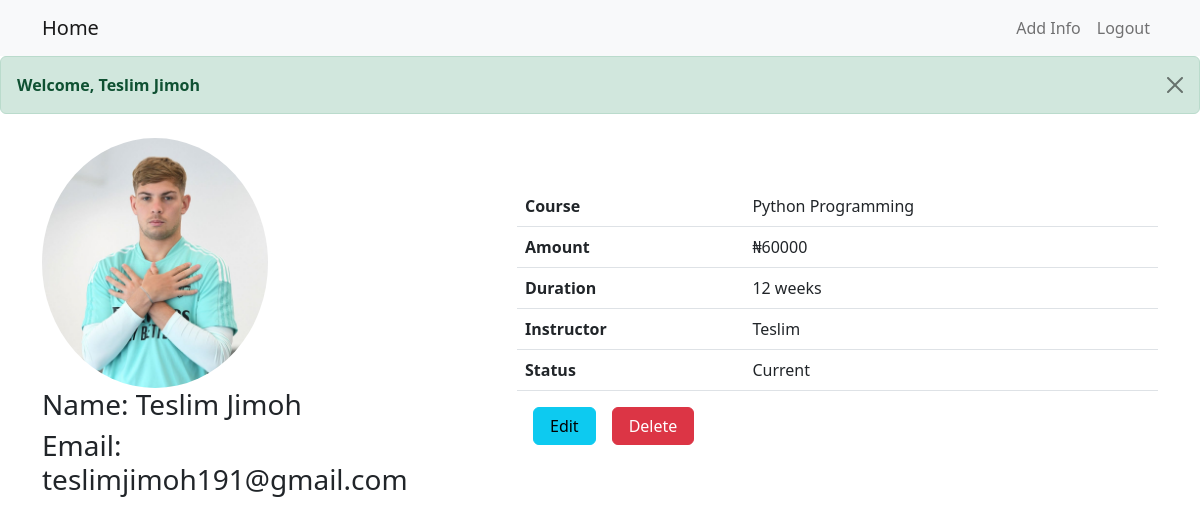
/index.php (signed in), run on an earlier commit of the app's database.
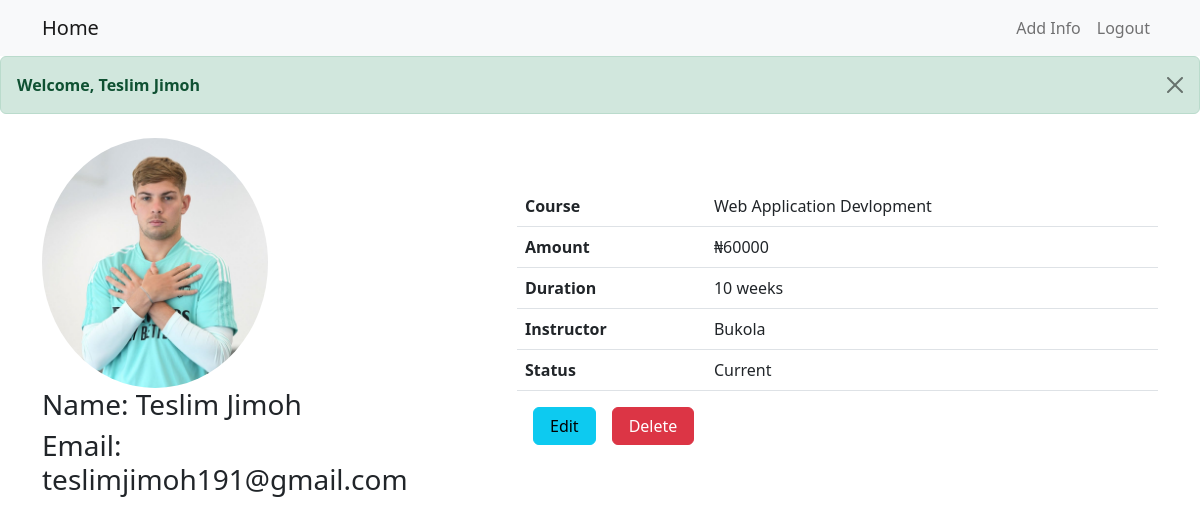
And on a later commit of the database.
### tables this page shows
CREATE TABLE `users` (
  `id` int(11) NOT NULL,
  `fullname` varchar(255) NOT NULL,
  `email` varchar(255) NOT NULL,
  `password` varchar(255) NOT NULL,
  `image_name` varchar(255) NOT NULL,
  `created_at` datetime NOT NULL DEFAULT current_timestamp()
);

CREATE TABLE `details` (
  `id` int(11) NOT NULL,
  `fullname` varchar(255) NOT NULL,
  `email` varchar(255) NOT NULL,
  `course` varchar(255) NOT NULL,
  `amount` varchar(255) NOT NULL,
  `duration` varchar(255) NOT NULL,
  `instructor` varchar(255) NOT NULL,
  `status` varchar(255) NOT NULL,
  `created_at` datetime NOT NULL DEFAULT current_timestamp()
);

### index.php (the view, shortened to what this page needs)
<?php
require('config/db.php');
$email = $_SESSION['email'];
if (!isset($_SESSION['email'])) {
    header("Refresh:0; url=login.php");
    echo "<script>alert('you dont have access to this resource')</script>";
}
else {
?>
<!DOCTYPE html>
<html lang="en">
<head>
<link href="https://cdn.jsdelivr.net/npm/bootstrap@5.2.0/dist/css/bootstrap.min.css" rel="stylesheet">
</head>
<body>
<nav class="navbar navbar-expand-lg bg-light">
  <div class="container-md">
  <a class="navbar-brand" href="dashboard.php">Home</a>
  <div class="collapse navbar-collapse" id="navbarNav">
  <ul class="navbar-nav ms-auto">
    <li class="nav-item">
      <a class="nav-link" href="" data-bs-target="#info"
       data-bs-toggle="modal" >Add Info</a>
    </li>
    <li  class="nav-item">
      <a class="nav-link" href="logout.php">Logout</a>
    </li>
  </ul>
  </div>
  </div>
</nav>
<div class='alert alert-success alert-dismissible fade show' role='alert'>
    <strong>Welcome, <?php echo $_SESSION['fullname'];    ?></strong>
    <button type='button' class='btn-close' data-bs-dismiss='alert'
    aria-label='Close'></button>
</div>
<?php
  $query = "SELECT * FROM users WHERE email='$email'";
  $res = mysqli_query($con, $query);
  if ($res) {
    while ($arr = mysqli_fetch_array($res)) {
      $email = $arr['email'];
      $imagename = $arr['image_name'];
    }
  }
?>
<div class="container">
  <div class="row mt-4">
    <div class="col-lg-5">
      <img style="max-width: 50%;border-radius: 50%;" src="image/<?php echo $imagename;   ?>" alt="">
      <h3>Name: <?php echo $_SESSION['fullname'];  ?></h3>
      <h3>Email: <?php echo $_SESSION['email'];  ?></h3>
    </div>
    <div class="col-lg-7 mt-5">
      <?php
      $query = "SELECT * FROM details WHERE email = '$email'";
      $res = mysqli_query($con, $query);
      if (mysqli_num_rows($res) > 0) {
        while ($arr=mysqli_fetch_array($res)) {
            $id = $arr['id'];
            $course = $arr['course'];
            $amount = $arr['amount'];
            $duration = $arr['duration'];
            $instructor = $arr['instructor'];
            $status = $arr['status'];
            echo"
            <table class='table'>
            <tbody>
              <tr>
                <th>Course</th>
                <td>$course</td>
              </tr>
              <tr>
                <th>Amount</th>
                <td>₦$amount</td>
              </tr>
              <tr>
                <th>Duration</th>
                <td>$duration</td>
              </tr>
              <tr>
                <th>Instructor</th>
                <td>$instructor</td>
              </tr>
              <tr>
                <th>Status</th>
                <td>$status</td>
              </tr>
            </tbody>
            </table>
            ";
        }
        echo "<a href='edit.php?id=$id' target='_blank'
        class='btn btn-info px-3 mx-3'>Edit</a>";
        echo "<a href='delete.php?id=$id' target='_blank'
         class='btn btn-danger px-3'>Delete</a>";
      }
?>
    </div>
  </div>
</div>
<?php } ?>
</body>
</html>

What changed in the data, as far as the page shows it:
removed details: course "Python Programming", amount "60000", duration "12 weeks", instructor "Teslim", status "Current"
added details: course "Web Application Devlopment", amount "60000", duration "10 weeks", instructor "Bukola", status "Current"
